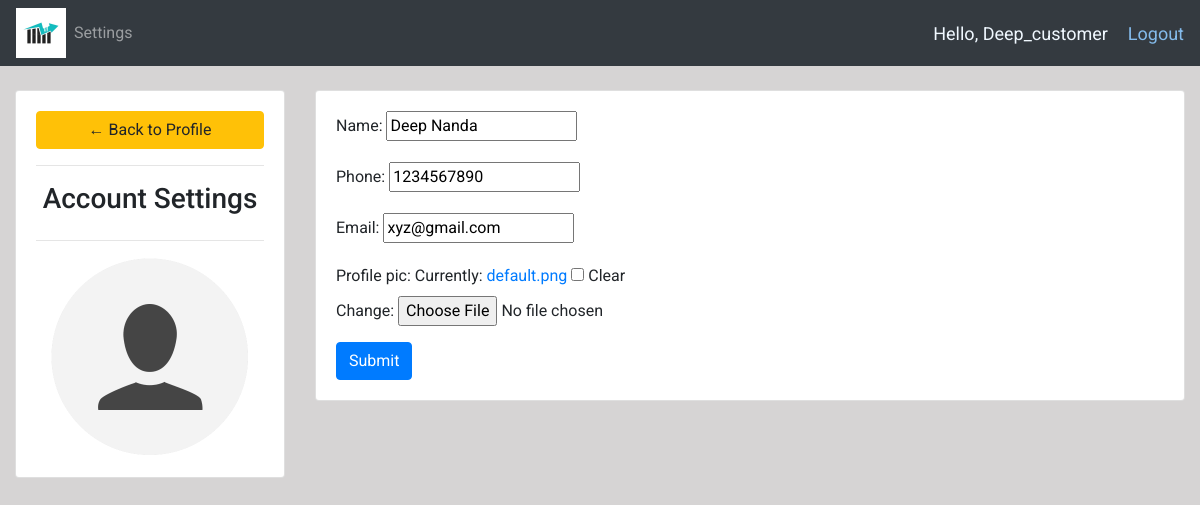
The app's page /account (signed in) with its own data.
### accounts/models.py (models this page shows, shortened)
class Customer(models.Model):
    user = models.OneToOneField(User, null=True, on_delete=models.CASCADE)
    name = models.CharField(max_length=255, null=True)
    phone = models.CharField(max_length=200, null=True)
    email = models.EmailField(max_length=200, null=True)
    profile_pic = models.ImageField(default="default.png", null=True, blank=True)
    date_created = models.DateTimeField(auto_now_add=True, null=True)

### accounts/views.py (the view)
# urls.py: path("account", accountingSettings, name="account"),
def accountingSettings(request):
    customer=request.user.customer
    form=CustomerForm(instance=customer)
    if request.method=='POST':
        form=CustomerForm(request.POST,request.FILES,instance=customer)
        if form.is_valid():
            form.save()
    context={'form':form}
    return render(request,'accounts/account_settings.html',context)

### accounts/forms.py
class CustomerForm(ModelForm):
    class Meta:
        model=Customer
        fields='__all__'
        exclude=['user']

### accounts/templates/accounts/account_settings.html (shortened to what this page needs)
{% extends 'accounts/main.html' %} {% load static %} {% block content %}
<br />
<div class="row">
  <div class="col-md-3">
    <div class="card card-body">
      <a class="btn btn-warning" href="{% url 'home' %}">
        &#8592; Back to Profile</a
      >
      <hr />
      <h3 style="text-align: center">Account Settings</h3>
      <hr />
      <img
        class="profile-pic"
        src="{{request.user.customer.profile_pic.url}}"
      />
    </div>
  </div>
  <div class="col-md-9">
    <div class="card card-body">
      <form method="POST" action="" enctype="multipart/form-data">
        {% csrf_token %} {{form.as_p}}
        <input
          class="btn btn-primary"
          type="submit"
          name="Update Information"
        />
      </form>
    </div>
  </div>
</div>
{% endblock %}

### accounts/templates/accounts/navbar.html (shortened to what this page needs)
{% load static %}
<nav class="navbar navbar-expand-lg navbar-dark bg-dark">
  <img src="{% static 'images/logo.jpg' %}" width="50" height="50" />
  <div class="collapse navbar-collapse" id="navbarNav">
    <ul class="navbar-nav">
      {% if request.user.is_staff %}
      <li class="nav-item active">
        <a class="nav-link" href="{% url 'home' %}">Dashboard</a>
      </li>
      <li class="nav-item">
        <a class="nav-link" href="{% url 'products' %}">Products</a>
      </li>
      {% else %}
      <li class="nav-item">
        <a class="nav-link" href="{% url 'account' %}">Settings</a>
      </li>
      {% endif %}
    </ul>
  </div>
  <span style="color: aliceblue; font-size: 18px"
    >Hello, {{request.user}}
  </span>
  <span
    ><a
      href="{% url 'logout' %}"
      style="margin-left: 20px; color: rgb(132, 187, 235); font-size: 18px"
    >
      Logout</a
    ></span
  >
</nav>

### static/css/main.css (style rules this page uses)
body { background-color: #d6d4d4; font-family: "Roboto", sans-serif; }

### accounts/templates/accounts/account_settings.html (style rules this page uses)
.profile-pic { max-width: 200px; max-height: 200px; margin: 0 auto; border-radius: 50%; }

### records on screen
Customer: name "Deep Nanda", phone "1234567890", email "xyz@gmail.com"

### other values on screen
{{ request.user }} "Deep_customer"
